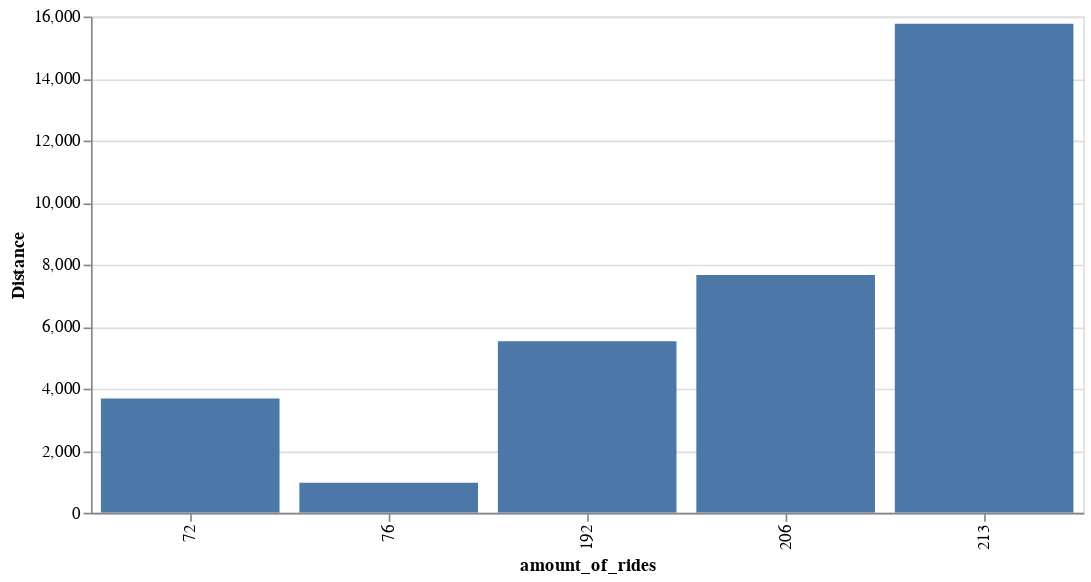

The notebook cell this image was saved under:
### Code cell
alt.Chart(bike_usage).mark_bar().encode(
    alt.X('amount_of_rides:N'),
    y='Distance:Q',
    tooltip=['Distance', 'Bike:O']
).properties(
    width=600,
    height=300
).interactive(
# ).transform_bin(
#     'amount_of_rides', field='Bike'
)

### Figure 1 — Vega-Lite specification as saved in the notebook (floating-point values rounded to 4 significant figures)
{"config": {"view": {"continuousWidth": 400, "continuousHeight": 300}}, "data": {"name": "data-7d597e95e31ba0daea2e394a691b8828"}, "mark": "bar", "encoding": {"tooltip": [{"field": "Distance", "type": "quantitative"}, {"field": "Bike", "type": "ordinal"}], "x": {"field": "amount_of_rides", "type": "nominal"}, "y": {"field": "Distance", "type": "quantitative"}}, "height": 300, "selection": {"selector002": {"type": "interval", "bind": "scales", "encodings": ["x", "y"]}}, "width": 600, "$schema": "https://vega.github.io/schema/vega-lite/v4.17.0.json", "datasets": {"data-7d597e95e31ba0daea2e394a691b8828": [{"amount_of_rides": 72, "Distance": 3684.0}, {"amount_of_rides": 206, "Distance": 7667.0}, {"amount_of_rides": 213, "Distance": 15770.0}, {"amount_of_rides": 192, "Distance": 5526.0}, {"amount_of_rides": 76, "Distance": 970.1}]}}
